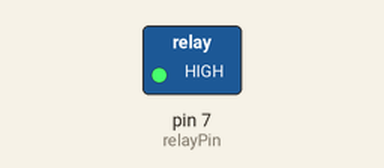
Simulated run of this sketch. Board: Arduino Uno, built with avr-gcc and run on an emulated ATmega328P. Shown: switched loads named in the sketch (green lamp = pin HIGH).

Above: at 5.0 s.
At 15.0 s:
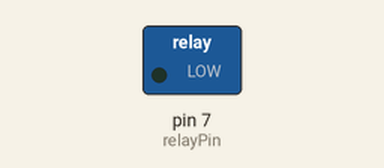
Timing chart, 0 to 26.0 s (numbered marks = the images above):
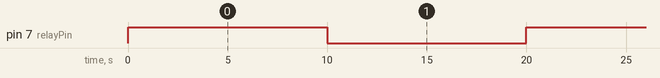

The sketch:

relaysEValve.ino
```cpp
const int relayPin = 7; // Pin digitale collegato al relè

void setup() {
  pinMode(relayPin, OUTPUT); // Imposta il pin come uscita
}

void loop() {
  digitalWrite(relayPin, HIGH); // Accende il relè, attivando l'elettrovalvola
  delay(10000); // Aspetta 1 secondo
  digitalWrite(relayPin, LOW); // Spegne il relè, disattivando l'elettrovalvola
  delay(10000); // Aspetta 1 secondo
}
```

Measured:
- by itself, pin 7 (relayPin): alternates HIGH for 10.0 s and LOW for 10.0 s
